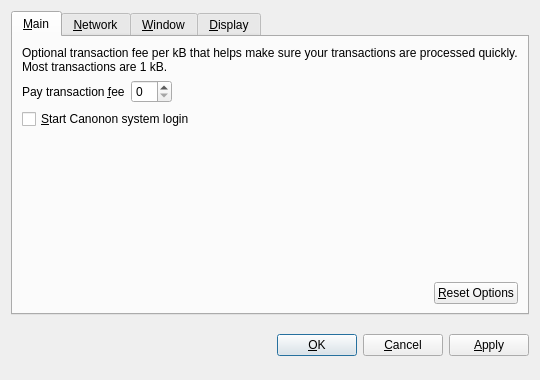
<?xml version="1.0" encoding="UTF-8"?>
<ui version="4.0">
 <class>OptionsDialog</class>
 <widget class="QDialog" name="OptionsDialog">
  <property name="geometry">
   <rect>
    <x>0</x>
    <y>0</y>
    <width>540</width>
    <height>380</height>
   </rect>
  </property>
  <property name="windowTitle">
   <string>Options</string>
  </property>
  <property name="modal">
   <bool>true</bool>
  </property>
  <layout class="QVBoxLayout" name="verticalLayout">
   <item>
    <widget class="QTabWidget" name="tabWidget">
     <property name="tabPosition">
      <enum>QTabWidget::North</enum>
     </property>
     <property name="currentIndex">
      <number>0</number>
     </property>
     <widget class="QWidget" name="tabMain">
      <attribute name="title">
       <string>&amp;Main</string>
      </attribute>
      <layout class="QVBoxLayout" name="verticalLayout_Main">
       <item>
        <widget class="QLabel" name="transactionFeeInfoLabel">
         <property name="text">
          <string>Optional transaction fee per kB that helps make sure your transactions are processed quickly. Most transactions are 1 kB.</string>
         </property>
         <property name="textFormat">
          <enum>Qt::PlainText</enum>
         </property>
         <property name="wordWrap">
          <bool>true</bool>
         </property>
        </widget>
       </item>
       <item>
        <layout class="QHBoxLayout" name="horizontalLayout_1_Main">
         <item>
          <widget class="QLabel" name="transactionFeeLabel">
           <property name="text">
            <string>Pay transaction &amp;fee</string>
           </property>
           <property name="textFormat">
            <enum>Qt::PlainText</enum>
           </property>
           <property name="buddy">
            <cstring>transactionFee</cstring>
           </property>
          </widget>
         </item>
         <item>
          <widget class="BitcoinAmountField" name="transactionFee"/>
         </item>
         <item>
          <spacer name="horizontalSpacer_1_Main">
           <property name="orientation">
            <enum>Qt::Horizontal</enum>
           </property>
           <property name="sizeHint" stdset="0">
            <size>
             <width>40</width>
             <height>20</height>
            </size>
           </property>
          </spacer>
         </item>
        </layout>
       </item>
       <item>
        <widget class="QCheckBox" name="bitcoinAtStartup">
         <property name="toolTip">
          <string>Automatically start Canonafter logging in to the system.</string>
         </property>
         <property name="text">
          <string>&amp;Start Canonon system login</string>
         </property>
        </widget>
       </item>
       <item>
        <spacer name="verticalSpacer_Main">
         <property name="orientation">
          <enum>Qt::Vertical</enum>
         </property>
         <property name="sizeHint" stdset="0">
          <size>
           <width>20</width>
           <height>40</height>
          </size>
         </property>
        </spacer>
       </item>
       <item>
        <layout class="QHBoxLayout" name="horizontalLayout_2_Main">
         <item>
          <spacer name="horizontalSpacer_2_Main">
           <property name="orientation">
            <enum>Qt::Horizontal</enum>
           </property>
           <property name="sizeHint" stdset="0">
            <size>
             <width>40</width>
             <height>20</height>
            </size>
           </property>
          </spacer>
         </item>
         <item>
          <widget class="QPushButton" name="resetButton">
           <property name="toolTip">
            <string>Reset all client options to default.</string>
           </property>
           <property name="text">
            <string>&amp;Reset Options</string>
           </property>
           <property name="autoDefault">
            <bool>false</bool>
           </property>
          </widget>
         </item>
        </layout>
       </item>
      </layout>
     </widget>
     <widget class="QWidget" name="tabNetwork">
      <attribute name="title">
       <string>&amp;Network</string>
      </attribute>
      <layout class="QVBoxLayout" name="verticalLayout_Network">
       <item>
        <widget class="QCheckBox" name="mapPortUpnp">
         <property name="toolTip">
          <string>Automatically open the Bitcoin client port on the router. This only works when your router supports UPnP and it is enabled.</string>
         </property>
         <property name="text">
          <string>Map port using &amp;UPnP</string>
         </property>
        </widget>
       </item>
       <item>
        <widget class="QCheckBox" name="connectSocks">
         <property name="toolTip">
          <string>Connect to the Bitcoin network through a SOCKS proxy (e.g. when connecting through Tor).</string>
         </property>
         <property name="text">
          <string>&amp;Connect through SOCKS proxy:</string>
         </property>
        </widget>
       </item>
       <item>
        <layout class="QHBoxLayout" name="horizontalLayout_Network">
         <item>
          <widget class="QLabel" name="proxyIpLabel">
           <property name="text">
            <string>Proxy &amp;IP:</string>
           </property>
           <property name="textFormat">
            <enum>Qt::PlainText</enum>
           </property>
           <property name="buddy">
            <cstring>proxyIp</cstring>
           </property>
          </widget>
         </item>
         <item>
          <widget class="QValidatedLineEdit" name="proxyIp">
           <property name="maximumSize">
            <size>
             <width>140</width>
             <height>16777215</height>
            </size>
           </property>
           <property name="toolTip">
            <string>IP address of the proxy (e.g. 127.0.0.1)</string>
           </property>
          </widget>
         </item>
         <item>
          <widget class="QLabel" name="proxyPortLabel">
           <property name="text">
            <string>&amp;Port:</string>
           </property>
           <property name="textFormat">
            <enum>Qt::PlainText</enum>
           </property>
           <property name="buddy">
            <cstring>proxyPort</cstring>
           </property>
          </widget>
         </item>
         <item>
          <widget class="QLineEdit" name="proxyPort">
           <property name="maximumSize">
            <size>
             <width>55</width>
             <height>16777215</height>
            </size>
           </property>
           <property name="toolTip">
            <string>Port of the proxy (e.g. 9050)</string>
           </property>
          </widget>
         </item>
         <item>
          <widget class="QLabel" name="socksVersionLabel">
           <property name="text">
            <string>SOCKS &amp;Version:</string>
           </property>
           <property name="textFormat">
            <enum>Qt::PlainText</enum>
           </property>
           <property name="buddy">
            <cstring>socksVersion</cstring>
           </property>
          </widget>
         </item>
         <item>
          <widget class="QValueComboBox" name="socksVersion">
           <property name="toolTip">
            <string>SOCKS version of the proxy (e.g. 5)</string>
           </property>
          </widget>
         </item>
         <item>
          <spacer name="horizontalSpacer_Network">
           <property name="orientation">
            <enum>Qt::Horizontal</enum>
           </property>
           <property name="sizeHint" stdset="0">
            <size>
             <width>40</width>
             <height>20</height>
            </size>
           </property>
          </spacer>
         </item>
        </layout>
       </item>
       <item>
        <spacer name="verticalSpacer_Network">
         <property name="orientation">
          <enum>Qt::Vertical</enum>
         </property>
         <property name="sizeHint" stdset="0">
          <size>
           <width>20</width>
           <height>40</height>
          </size>
         </property>
        </spacer>
       </item>
      </layout>
     </widget>
     <widget class="QWidget" name="tabWindow">
      <attribute name="title">
       <string>&amp;Window</string>
      </attribute>
      <layout class="QVBoxLayout" name="verticalLayout_Window">
       <item>
        <widget class="QCheckBox" name="minimizeToTray">
         <property name="toolTip">
          <string>Show only a tray icon after minimizing the window.</string>
         </property>
         <property name="text">
          <string>&amp;Minimize to the tray instead of the taskbar</string>
         </property>
        </widget>
       </item>
       <item>
        <widget class="QCheckBox" name="minimizeOnClose">
         <property name="toolTip">
          <string>Minimize instead of exit the application when the window is closed. When this option is enabled, the application will be closed only after selecting Quit in the menu.</string>
         </property>
         <property name="text">
          <string>M&amp;inimize on close</string>
         </property>
        </widget>
       </item>
       <item>
        <spacer name="verticalSpacer_Window">
         <property name="orientation">
          <enum>Qt::Vertical</enum>
         </property>
         <property name="sizeHint" stdset="0">
          <size>
           <width>20</width>
           <height>40</height>
          </size>
         </property>
        </spacer>
       </item>
      </layout>
     </widget>
     <widget class="QWidget" name="tabDisplay">
      <attribute name="title">
       <string>&amp;Display</string>
      </attribute>
      <layout class="QVBoxLayout" name="verticalLayout_Display">
       <item>
        <layout class="QHBoxLayout" name="horizontalLayout_1_Display">
         <item>
          <widget class="QLabel" name="langLabel">
           <property name="text">
            <string>User Interface &amp;language:</string>
           </property>
           <property name="textFormat">
            <enum>Qt::PlainText</enum>
           </property>
           <property name="buddy">
            <cstring>lang</cstring>
           </property>
          </widget>
         </item>
         <item>
          <widget class="QValueComboBox" name="lang">
           <property name="toolTip">
            <string>The user interface language can be set here. This setting will take effect after restarting Bitcoin.</string>
           </property>
          </widget>
         </item>
        </layout>
       </item>
       <item>
        <layout class="QHBoxLayout" name="horizontalLayout_2_Display">
         <item>
          <widget class="QLabel" name="unitLabel">
           <property name="text">
            <string>&amp;Unit to show amounts in:</string>
           </property>
           <property name="textFormat">
            <enum>Qt::PlainText</enum>
           </property>
           <property name="buddy">
            <cstring>unit</cstring>
           </property>
          </widget>
         </item>
         <item>
          <widget class="QValueComboBox" name="unit">
           <property name="toolTip">
            <string>Choose the default subdivision unit to show in the interface and when sending coins.</string>
           </property>
          </widget>
         </item>
        </layout>
       </item>
       <item>
        <widget class="QCheckBox" name="displayAddresses">
         <property name="toolTip">
          <string>Whether to show Bitcoin addresses in the transaction list or not.</string>
         </property>
         <property name="text">
          <string>&amp;Display addresses in transaction list</string>
         </property>
        </widget>
       </item>
       <item>
        <spacer name="verticalSpacer_Display">
         <property name="orientation">
          <enum>Qt::Vertical</enum>
         </property>
         <property name="sizeHint" stdset="0">
          <size>
           <width>20</width>
           <height>40</height>
          </size>
         </property>
        </spacer>
       </item>
      </layout>
     </widget>
    </widget>
   </item>
   <item>
    <layout class="QHBoxLayout" name="horizontalLayout_Buttons">
     <item>
      <spacer name="horizontalSpacer_1">
       <property name="orientation">
        <enum>Qt::Horizontal</enum>
       </property>
       <property name="sizeHint" stdset="0">
        <size>
         <width>40</width>
         <height>48</height>
        </size>
       </property>
      </spacer>
     </item>
     <item>
      <widget class="QLabel" name="statusLabel">
       <property name="font">
        <font>
         <weight>75</weight>
         <bold>true</bold>
        </font>
       </property>
       <property name="text">
        <string/>
       </property>
       <property name="textFormat">
        <enum>Qt::PlainText</enum>
       </property>
       <property name="wordWrap">
        <bool>true</bool>
       </property>
      </widget>
     </item>
     <item>
      <spacer name="horizontalSpacer_2">
       <property name="orientation">
        <enum>Qt::Horizontal</enum>
       </property>
       <property name="sizeHint" stdset="0">
        <size>
         <width>40</width>
         <height>48</height>
        </size>
       </property>
      </spacer>
     </item>
     <item>
      <widget class="QPushButton" name="okButton">
       <property name="text">
        <string>&amp;OK</string>
       </property>
      </widget>
     </item>
     <item>
      <widget class="QPushButton" name="cancelButton">
       <property name="text">
        <string>&amp;Cancel</string>
       </property>
       <property name="autoDefault">
        <bool>false</bool>
       </property>
      </widget>
     </item>
     <item>
      <widget class="QPushButton" name="applyButton">
       <property name="text">
        <string>&amp;Apply</string>
       </property>
       <property name="autoDefault">
        <bool>false</bool>
       </property>
      </widget>
     </item>
    </layout>
   </item>
  </layout>
 </widget>
 <customwidgets>
  <customwidget>
   <class>BitcoinAmountField</class>
   <extends>QSpinBox</extends>
   <header>bitcoinamountfield.h</header>
  </customwidget>
  <customwidget>
   <class>QValueComboBox</class>
   <extends>QComboBox</extends>
   <header>qvaluecombobox.h</header>
  </customwidget>
  <customwidget>
   <class>QValidatedLineEdit</class>
   <extends>QLineEdit</extends>
   <header>qvalidatedlineedit.h</header>
  </customwidget>
 </customwidgets>
 <resources/>
 <connections/>
</ui>
